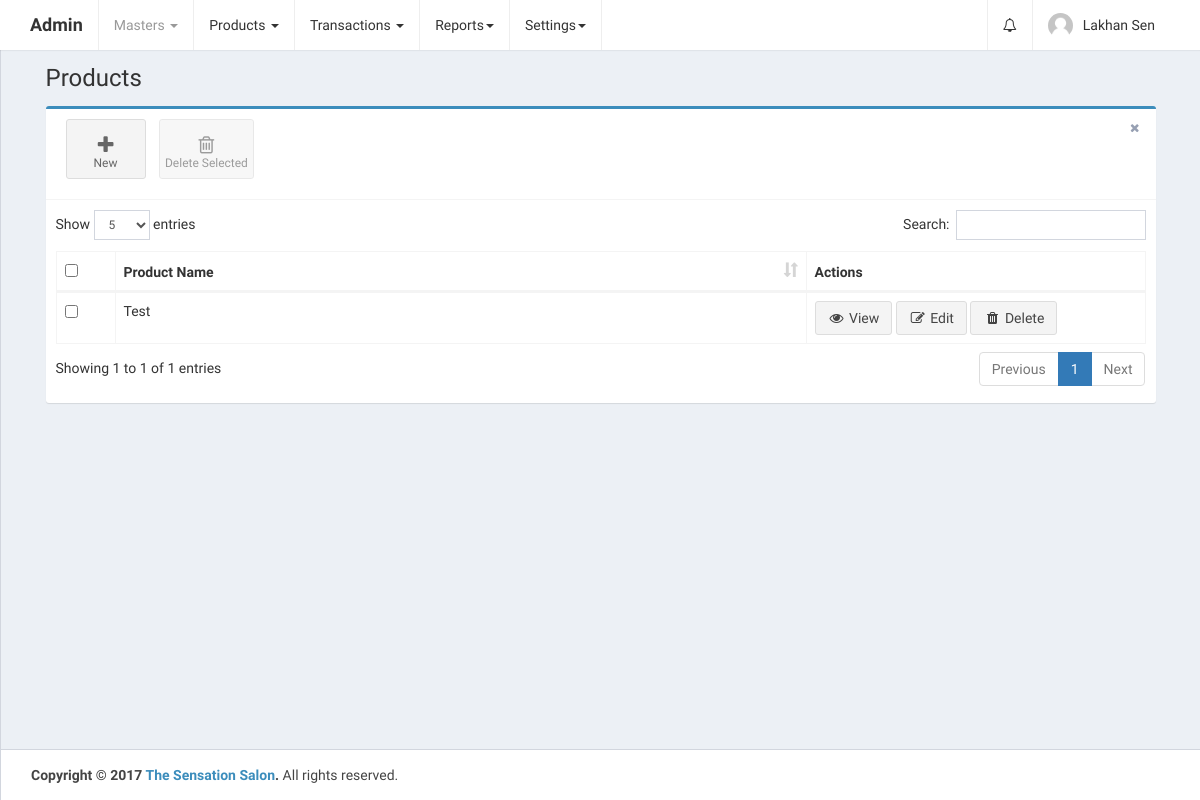
Before: /home.php?controller=product&action=getproducts (signed in) with the older database file.
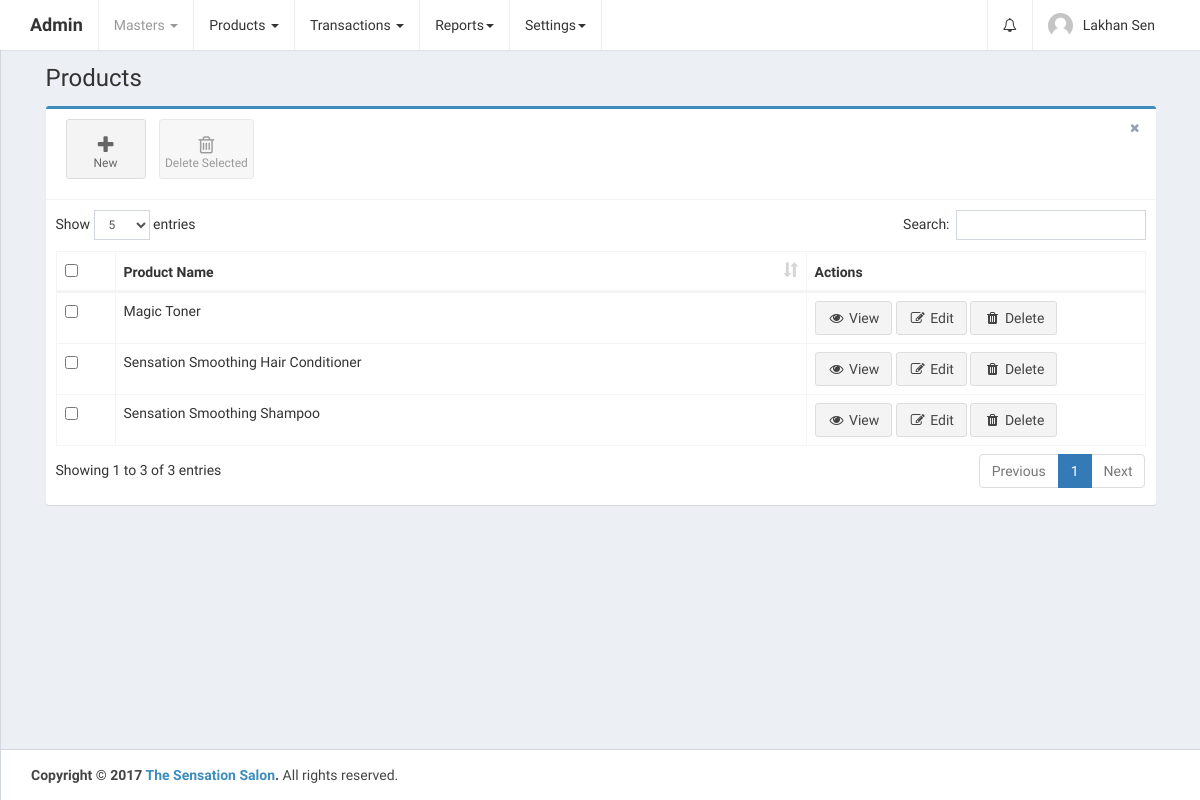
After: the same page with the newer database file.
### tables this page shows
CREATE TABLE `products` (
  `id` int(11) UNSIGNED NOT NULL,
  `product_category_id` int(11) NOT NULL,
  `brand_id` int(11) NOT NULL,
  `product_code` varchar(255) DEFAULT NULL,
  `name` varchar(255) NOT NULL,
  `qty1` int(11) NOT NULL DEFAULT '0',
  `qty2` int(11) NOT NULL DEFAULT '0',
  `price` varchar(255) NOT NULL DEFAULT '0.00',
  `description` longtext,
  `hsn_code` varchar(255) DEFAULT NULL,
  `calculation_type` varchar(255) DEFAULT NULL,
  `taxability` varchar(255) DEFAULT NULL,
  `cgst` varchar(255) DEFAULT NULL,
  `sgst` varchar(255) DEFAULT NULL,
  `integrated_tax` varchar(255) DEFAULT NULL,
  `cess` varchar(255) DEFAULT NULL,
  `is_deleted` tinyint(1) NOT NULL DEFAULT '0',
  `created_at` datetime NOT NULL DEFAULT CURRENT_TIMESTAMP,
  `updated_at` datetime NOT NULL DEFAULT CURRENT_TIMESTAMP ON UPDATE CURRENT_TIMESTAMP
);

### controllers/ProductController.php (called while the page is built, shortened)
<?php
class ProductController {
    public $productobj;
    public function __construct() {
        require_once 'models/Product.php';
        $this->productobj = new Product();
    }
    public function getproducts() {
        $products_res = $this->productobj->getproducts();
        if ($products_res->num_rows > 0) {
            while ($product = $products_res->fetch_assoc()) {
                $product['name'] = ucwords($product['name']);
                $products[] = $product;
            }
        }
        require_once APP_DIR . '/views/layout.php';
    }
}
?>

### home.php (called while the page is built, shortened)
<?php
require_once 'config/database.php';
require_once 'config/routes.php';
?>

### config/Database.php (called while the page is built)
<?php
class Database {
    public function connect() {
        $conn = new mysqli('localhost', 'root', '', 'thesensationbeautycentre');
        if ($conn->connect_error) {
            die("Connection failed: " . $conn->connect_error);
        } else {
            return $conn;
        }
    }
}
?>

### models/Product.php (called while the page is built, shortened)
<?php
class Product {
    public $conn;
    public function __construct() {
        $db = new Database();
        $this->conn = $db->connect();
    }
    public function getproducts() {
        $products_res = $this->conn->query('SELECT * FROM products WHERE is_deleted!="1" ORDER BY id DESC');
        return $products_res;
    }
}
?>

### views/products.php (the view, shortened to what this page needs)
<link rel="stylesheet" href="public/plugins/datatables/dataTables.bootstrap.css">
<div class="row">
    <div class="col-xs-12">
        <div class="box box-primary">
            <div class="box-header with-border">
                <a class="btn btn-app" href="?controller=product&action=addproduct">
                    <i class="fa fa-plus"></i> New
                </a>
                <button class="btn btn-app" id="delete_selected">
                    <i class="fa fa-trash-o"></i> Delete Selected
                </button>
                <div class="box-tools pull-right">
                    <button type="button" class="btn btn-box-tool" data-widget="remove"><i class="fa fa-times"></i></button>
                </div>
            </div>
            <div class="box-body">
                <div class="table-responsive">
                    <table id="products_table" class="table table-bordered table-hover" role="grid" aria-describedby="products_table_info">
                        <thead>
                            <tr>
                                <th data-orderable="false" width="20px">
                                    <input type="checkbox" class="select-all">
                                </th>
                                <th>Product Name</th>
                                <th data-orderable="false" width="300px">Actions</th>
                            </tr>
                        </thead>
                        <?php
                        if (isset($products)) {
                            if (count($products) > 0) {
                                ?>
                                <tbody>
                                    <?php
                                    foreach ($products as $product) {
                                        ?>
                                        <tr id="tr_<?php echo $product['id']; ?>">
                                            <td><input type="checkbox" name="select_products[]" data-id="<?php echo $product['id']; ?>"></td>
                                            <td><?php echo ucwords($product['name']); ?></td>
                                            <td>
                                                <a href="" class="view btn btn-default" data-id="<?php echo $product['id']; ?>"><i class="fa fa-fw fa-eye"></i> View</a>
                                                <a href="?controller=product&action=updateproduct&id=<?php echo $product['id']; ?>" class="btn btn-default"><i class="fa fa-fw fa-pencil-square-o"></i> Edit</a>
                                                <a href="" class="delete btn btn-default" data-id="<?php echo $product['id']; ?>"><i class="fa fa-fw fa-trash"></i> Delete</a>
                                            </td>
                                        </tr>
                                        <?php
                                    }
                                    ?>
                                </tbody>
                                <?php
                            }
                        }
                        ?>
                    </table>
                </div>
            </div>
        </div>
    </div>
</div>

Changed rows visible on the page:
removed products: name "Test"
added products: name "Magic Toner"
added products: name "Sensation Smoothing Hair Conditioner"
added products: name "Sensation Smoothing Shampoo"
Other visible differences:
text written by a page script: "Show entries Search: Showing 1 to 1 of 1 entries Previous 1 Next" → "Show entries Search: Showing 1 to 3 of 3 entries Previous 1 Next"
